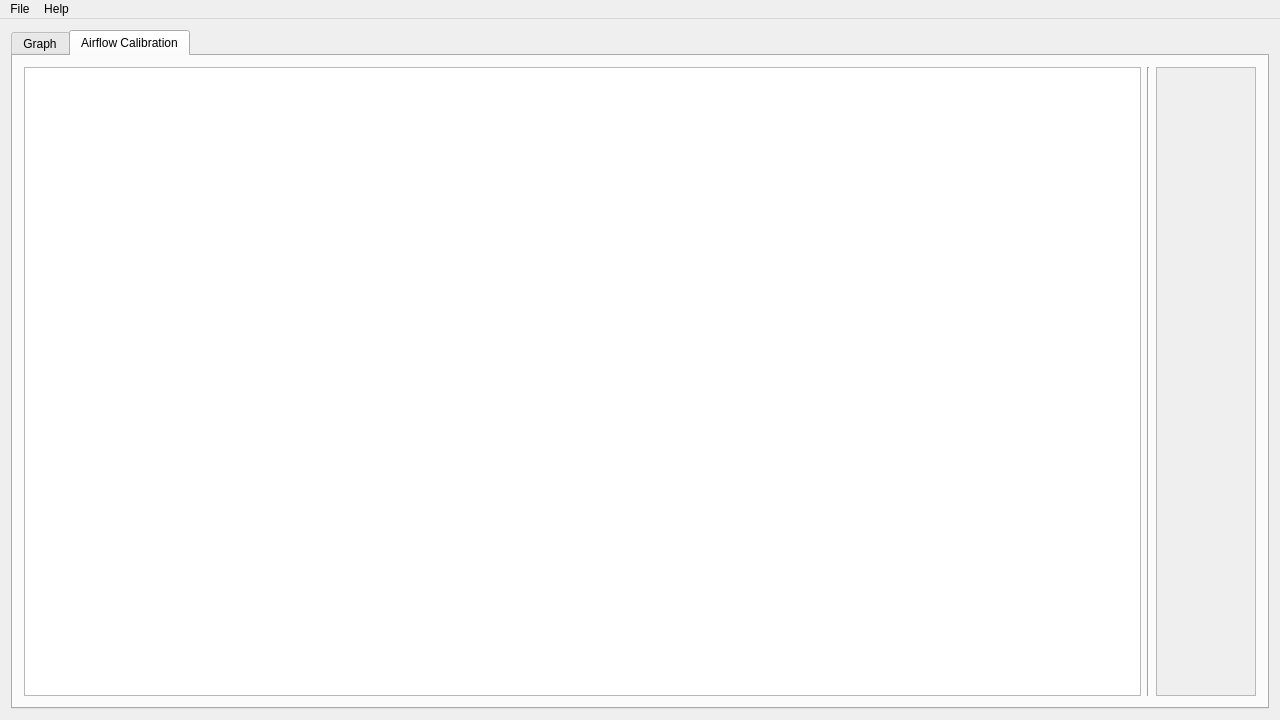
<?xml version="1.0" encoding="UTF-8"?>
<ui version="4.0">
 <class>MainWindow</class>
 <widget class="QMainWindow" name="MainWindow">
  <property name="geometry">
   <rect>
    <x>0</x>
    <y>0</y>
    <width>1280</width>
    <height>720</height>
   </rect>
  </property>
  <property name="minimumSize">
   <size>
    <width>0</width>
    <height>0</height>
   </size>
  </property>
  <property name="windowTitle">
   <string>ECMapp</string>
  </property>
  <property name="dockOptions">
   <set>QMainWindow::AllowTabbedDocks|QMainWindow::AnimatedDocks</set>
  </property>
  <widget class="QWidget" name="centralWidget">
   <property name="minimumSize">
    <size>
     <width>0</width>
     <height>0</height>
    </size>
   </property>
   <layout class="QGridLayout" name="gridLayout_2">
    <item row="0" column="0">
     <layout class="QGridLayout" name="gridLayout">
      <property name="sizeConstraint">
       <enum>QLayout::SetDefaultConstraint</enum>
      </property>
      <item row="0" column="0">
       <widget class="QTabWidget" name="tabWidget">
        <property name="sizePolicy">
         <sizepolicy hsizetype="Expanding" vsizetype="Expanding">
          <horstretch>0</horstretch>
          <verstretch>0</verstretch>
         </sizepolicy>
        </property>
        <property name="currentIndex">
         <number>1</number>
        </property>
        <widget class="QWidget" name="graphTab">
         <property name="minimumSize">
          <size>
           <width>0</width>
           <height>0</height>
          </size>
         </property>
         <attribute name="title">
          <string>Graph</string>
         </attribute>
         <layout class="QGridLayout" name="gridLayout_3"/>
        </widget>
        <widget class="QWidget" name="airflowcal">
         <attribute name="title">
          <string>Airflow Calibration</string>
         </attribute>
         <layout class="QGridLayout" name="gridLayout_4">
          <item row="0" column="1">
           <layout class="QHBoxLayout" name="horizontalLayout">
            <item>
             <widget class="VeTable" name="veTableWidget">
              <property name="enabled">
               <bool>true</bool>
              </property>
              <property name="maximumSize">
               <size>
                <width>16777215</width>
                <height>16777215</height>
               </size>
              </property>
              <property name="selectionMode">
               <enum>QAbstractItemView::ExtendedSelection</enum>
              </property>
             </widget>
            </item>
            <item>
             <widget class="Line" name="line">
              <property name="orientation">
               <enum>Qt::Vertical</enum>
              </property>
             </widget>
            </item>
            <item>
             <widget class="QTableWidget" name="mafTableWidget">
              <property name="enabled">
               <bool>false</bool>
              </property>
              <property name="maximumSize">
               <size>
                <width>100</width>
                <height>16777215</height>
               </size>
              </property>
             </widget>
            </item>
           </layout>
          </item>
         </layout>
        </widget>
       </widget>
      </item>
     </layout>
    </item>
   </layout>
  </widget>
  <widget class="QMenuBar" name="menuBar">
   <property name="geometry">
    <rect>
     <x>0</x>
     <y>0</y>
     <width>1280</width>
     <height>20</height>
    </rect>
   </property>
   <widget class="QMenu" name="fileMenu">
    <property name="title">
     <string>File</string>
    </property>
    <addaction name="actionImport_Log"/>
    <addaction name="actionQuit"/>
   </widget>
   <widget class="QMenu" name="helpMenu">
    <property name="title">
     <string>Help</string>
    </property>
    <addaction name="actionAbout_ECMapp"/>
   </widget>
   <addaction name="fileMenu"/>
   <addaction name="helpMenu"/>
  </widget>
  <action name="actionQuit">
   <property name="checkable">
    <bool>false</bool>
   </property>
   <property name="text">
    <string>Quit</string>
   </property>
  </action>
  <action name="actionAbout_ECMapp">
   <property name="text">
    <string>About ECMapp</string>
   </property>
  </action>
  <action name="actionImport_Log">
   <property name="text">
    <string>Import CVS</string>
   </property>
  </action>
 </widget>
 <layoutdefault spacing="6" margin="11"/>
 <customwidgets>
  <customwidget>
   <class>VeTable</class>
   <extends>QTableWidget</extends>
   <header>vetable.h</header>
  </customwidget>
 </customwidgets>
 <resources/>
 <connections/>
</ui>
